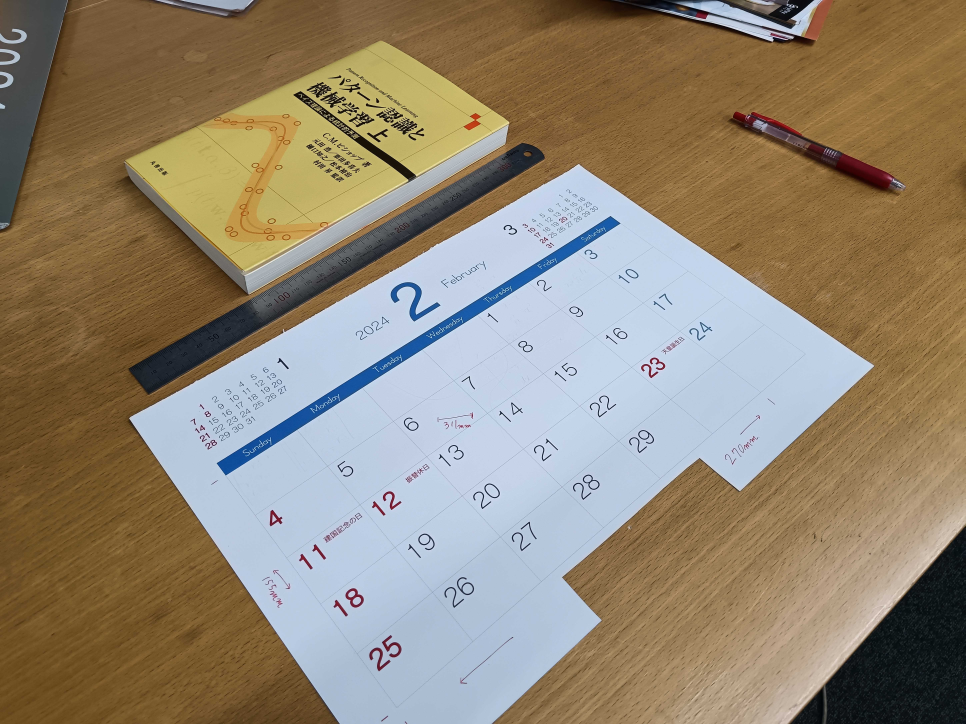
#> input picture human_movement/input_trial.jpg, 5792 x 4344 px (shown at 1/6 size)
$ jupyter execute --allow-errors trial.ipynb
#> lines starting #> are read from the running program, lines starting #| are printed output that depends on the picture
[cell 1]
#import the picture
import cv2
import numpy as np

import matplotlib.pyplot as plt
import random
import matplotlib.cm as cm
import pandas as pd

[cell 2]
# Specify the file path of the image
image_path = "input_trial.jpg"


# Read the image
image_input = cv2.imread(image_path)
#> image_input is the input picture: shape (4344, 5792, 3); mean B, G, R 115.4, 134.5, 146.7

# Check if the image was successfully read
if image_input is not None:
    # Image was read successfully
    print("Image read successfully!")
else:
    # Failed to read the image
    print("Failed to read the image.")

[cell 3]
# import reference points
image_data_path = "input_trial.dat"
with open(image_data_path,"r") as f:
#> (reads create_2d_plane/input_trial.dat from the repository)
    reference_points = f.readlines()
    reference_points = [x.strip() for x in reference_points]
#> (the rest of this cell did not finish here and is left out)

[cell 4]
# copy image_input
image = image_input.copy()

# write 3 circles at ps on the image
#> (the rest of this cell did not finish here and is left out)

[cell 5]
#save the image
cv2.imwrite('output.jpg', image)

# Display the image
plt.imshow(cv2.cvtColor(image, cv2.COLOR_BGR2RGB))
plt.axis('off')
plt.show()

[cell 6]
# Define a RotationMatrix class
# It includes the following attributes:
# -  3 angles defining the rotation matrix. (kappa, phi, omega)
# return the li,mi,ni (i=0,1,2) for te given angles
#
class RotationMatrix:
    # [30 lines left out: function __init__, not called in this run]


    def __str__(self):
        return f'omega={self.omega}, phi={self.phi}, kappa={self.kappa}\nMatrix={self.matrix}'

# Define a DistanceConstraint class
# It includes the following attributes:
# -  2 points \in R3 defining the distance constraint. (p1, p2)
# -  The distance between the 2 points. (d)
# return the partial derivatives of the distance constraint
#
class DistanceConstraint:
    # [7 lines left out: function __init__, not called in this run]

    def __str__(self):
        return f'error={self.error}'

# Define a ColinearityConstraint class
# It includes the following attributes:
# -  RotationMatrix object
# -  focal length (c)
# -  a pair of points \in R2  on the image and the corresponding 3d points \in R3. (p, X)
# return the partial derivatives of the colinearity constraint
#
class ColinearityConstraint:
    # [22 lines left out: function __init__, not called in this run]

    def __str__(self):
        return f'errorX={self.errorXY[0]}\n\terrorY={self.errorXY[1]}'

[cell 7]
initialize=lambda x1, y1,y2,x3,y3,h,omega,phi,kappa: (np.array([[x1,y1,h],[x1,y2,h],[x3,y3,h]]), omega,phi,kappa)

#> (a cell that did not finish here is left out)

[cell 9]
Xs,_,_,_=initialize(0.2,0.3,0.4,0.5,0.2,-0.5,0,0,0)
#> (the rest of this cell did not finish here and is left out)

[cell 10]
max_iter=100
b_collect=np.zeros((9,max_iter))
angle_collect=np.zeros((3,max_iter))
Xs_collect=np.zeros((3,3,max_iter))
det_collect=np.zeros((max_iter))

#> (the rest of this cell did not finish here and is left out)

#> (a cell that did not finish here is left out)

[cell 12]
#Illustrate the evolution of the error
plt.plot(b_collect[0,:],label='distance constraint 1')
plt.plot(b_collect[1,:],label='distance constraint 2')
plt.plot(b_collect[2,:],label='distance constraint 3')

plt.grid()
plt.legend()
plt.show()
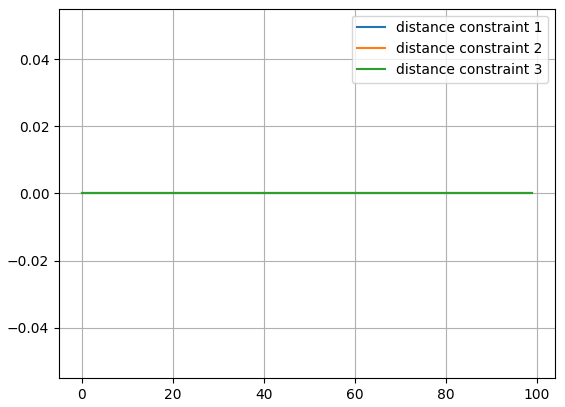
#> figure drawn by matplotlib, 1 panel

[cell 13]
#Illustrate the evolution of the angles
plt.plot(angle_collect[0,:],label='omega')
plt.plot(angle_collect[1,:],label='phi')
plt.plot(angle_collect[2,:],label='kappa')

plt.grid()
plt.legend()
plt.show()

[cell 14]
Xs_collect[:,:,-1]

[cell 15]
#Illustrate the evolution of the Xs
plt.plot(Xs_collect[0,0,:],label='X1=X2')
plt.plot(Xs_collect[2,0,:],label='X3')
plt.plot(Xs_collect[0,1,:],label='Y1')
plt.plot(Xs_collect[1,1,:],label='Y2')
plt.plot(Xs_collect[2,1,:],label='Y3')
plt.plot(Xs_collect[0,2,:],label='H')

plt.grid()
plt.legend()

plt.show()
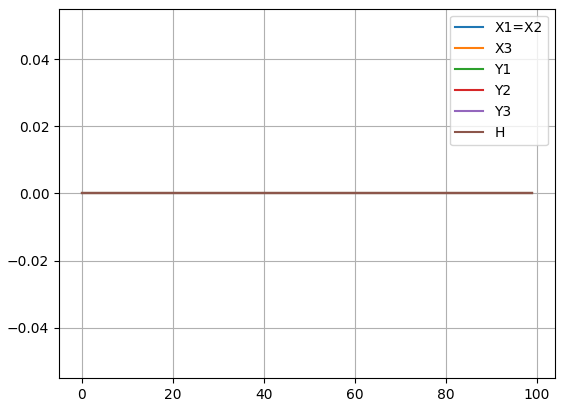
#> figure drawn by matplotlib, 1 panel
Xs_collect[:,:,-1]

[cell 16]
#Illustrate the evolution of the Xs onxy plane
plt.plot(Xs_collect[0,0,:],Xs_collect[0,1,:],label='P1')
plt.plot(Xs_collect[1,0,:],Xs_collect[1,1,:],label='P2')
plt.plot(Xs_collect[2,0,:],Xs_collect[2,1,:],label='P3')

plt.scatter(Xs_collect[0,0,-1],Xs_collect[0,1,-1],label='P1')
plt.scatter(Xs_collect[1,0,-1],Xs_collect[1,1,-1],label='P2')
plt.scatter(Xs_collect[2,0,-1],Xs_collect[2,1,-1],label='P3')

plt.grid()
plt.legend()
plt.show()
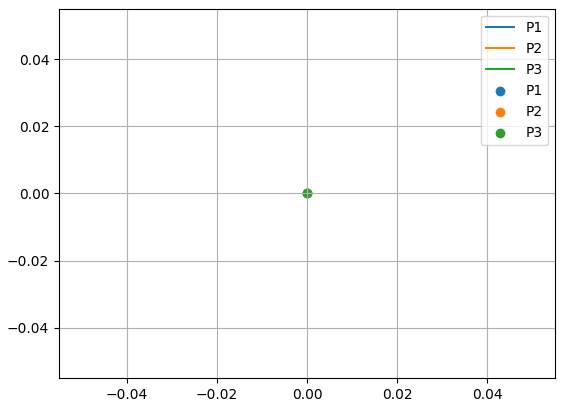
#> figure drawn by matplotlib, 1 panel
Xs_collect[:,:,-1]

[cell 17]
#Illustrate the evolution of the determinant
plt.plot(det_collect,label='determinant')
plt.grid()
plt.legend()
plt.show()

[cell 18]
#Illustrate the evolution of the error of constraint
plt.plot(b_collect[3,:],label='colinearity constraint x1')
plt.plot(b_collect[4,:],label='colinearity constraint y1')
plt.plot(b_collect[5,:],label='colinearity constraint x2')
plt.plot(b_collect[6,:],label='colinearity constraint y2')
plt.plot(b_collect[7,:],label='colinearity constraint x3')
plt.plot(b_collect[8,:],label='colinearity constraint y3')
plt.ylim(-0.3,0.3)
plt.grid()
plt.legend()
plt.show()
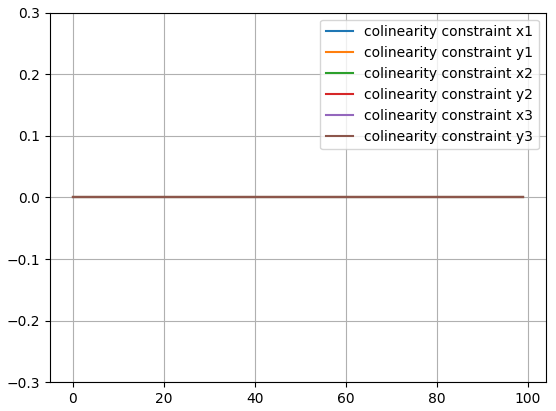
#> figure drawn by matplotlib, 1 panel

#> (a cell that did not finish here is left out)

[cell 20]
num_cases_max=300
num_cases=50
b_collect=np.zeros((9,num_cases))
angle_collect=np.zeros((3,num_cases))
Xs_collect=np.zeros((3,3,num_cases))
dXs_collect=np.zeros((9,num_cases))
det_collect=np.zeros((num_cases))

case_count=0

#> (the rest of this cell did not finish here and is left out)

[cell 21]
case_count

[cell 22]
fig = plt.figure(figsize=(10, 10))
ax = fig.add_subplot(311)

H = ax.hist2d(Xs_collect[0,0,:],Xs_collect[0,1,:], bins=40, cmap=cm.jet)
ax.set_title('1st graph')
ax.set_xlabel('x')
ax.set_ylabel('y')
fig.colorbar(H[3],ax=ax)

ax = fig.add_subplot(312)

H = ax.hist2d(Xs_collect[1,0,:],Xs_collect[1,1,:], bins=40, cmap=cm.jet)
ax.set_title('2st graph')
ax.set_xlabel('x')
ax.set_ylabel('y')
fig.colorbar(H[3],ax=ax)

ax = fig.add_subplot(313)

H = ax.hist2d(Xs_collect[2,0,:],Xs_collect[2,1,:], bins=40, cmap=cm.jet)
ax.set_title('3st graph')
ax.set_xlabel('x')
ax.set_ylabel('y')
fig.colorbar(H[3],ax=ax)
fig.tight_layout()
plt.show()
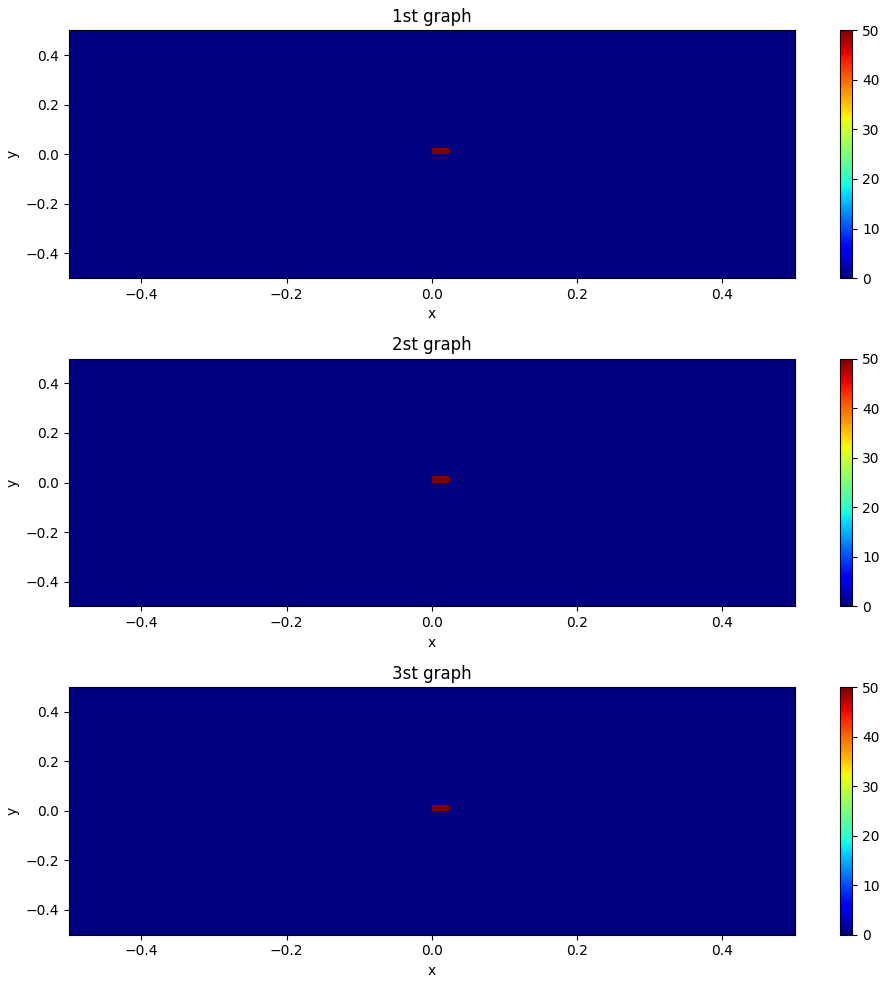
#> figure drawn by matplotlib, 6 panels

#> (a cell that did not finish here is left out)

when wrong initialization
(array([-0.04128355,  0.16619236,  0.34825699]),
 array([-0.09665554,  0.04284078,  0.27247195]),
 array([0.16722164, 0.01833527, 0.43522747]))

[cell 24]
# illustrate the 3d points Xs on xy plane
plt.scatter(Xs_collect[0,0,:]     , Xs_collect[0,1,:],label='P1',s=3)
plt.scatter(Xs_collect[1,0,:], Xs_collect[1,1,:],label='P2',s=3)
plt.scatter(Xs_collect[2,0,:], Xs_collect[2,1,:],label='P3',s=3)
plt.grid()
# fix the aspect ration
plt.gca().set_aspect('equal', adjustable='box')
plt.legend()
plt.show()
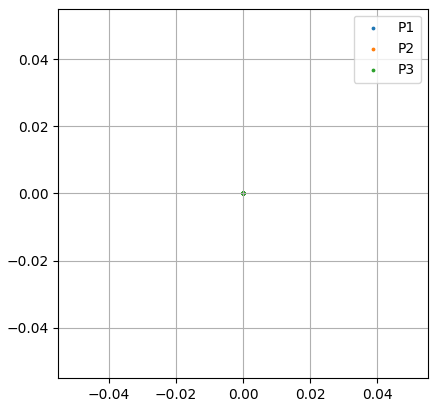
#> figure drawn by matplotlib, 1 panel

[cell 25]
# export collects in a csv format

df=pd.DataFrame(columns=['X1','Y1','Y2','X3','Y3','H','omega','phi','kappa']+[f'b{i+1}' for i in range(9)] +['det'])
df["X1"]=Xs_collect[0,0,:]
df["Y1"]=Xs_collect[0,1,:]
df["Y2"]=Xs_collect[1,1,:]
df["X3"]=Xs_collect[2,0,:]
df["Y3"]=Xs_collect[2,1,:]
df["H"]=Xs_collect[0,2,:]
df["omega"]=angle_collect[0,:]
df["phi"]=angle_collect[1,:]
df["kappa"]=angle_collect[2,:]
for i in range(9):
    df[f'b{i+1}']=b_collect[i,:]
df["det"]=det_collect
# add a column for the x increment
for i in range(9):
    df[f'dX{i+1}']=dXs_collect[i,:]

# add a column of the square error (b@b)
df["SE"]=(b_collect*b_collect).sum(axis=0)

#df.to_csv("output.csv")

[cell 26]
df.to_csv("output.csv")

[cell 27]
display(df)

[cell 28]
for i,det in enumerate(det_collect):
    if det>0:
        print(i,det)
